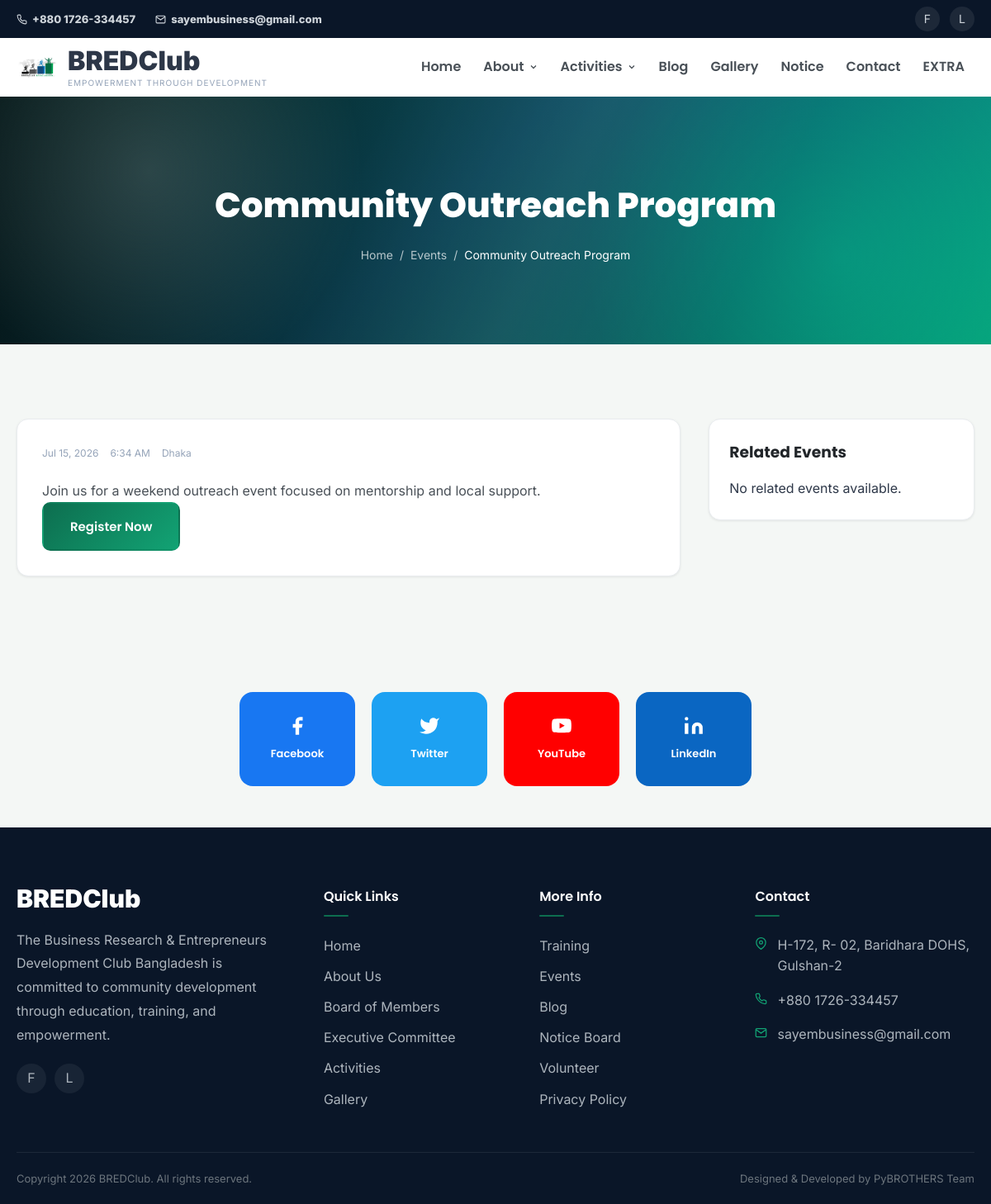
Page /events/community-outreach-program/ on the committed database.
### basic_app/models.py (models this page shows, shortened)
class BaseContentModel(models.Model):
    status = models.CharField(
        max_length=20,
        choices=PublishStatus.choices,
        default=PublishStatus.PUBLISHED,
    )
    ordering = models.PositiveIntegerField(default=0, db_index=True)
    created_at = models.DateTimeField(auto_now_add=True)
    updated_at = models.DateTimeField(auto_now=True)
    class Meta:
        abstract = True
        ordering = ("ordering", "-created_at")

class SEOMixin(models.Model):
    meta_title = models.CharField(max_length=160, blank=True)
    meta_description = models.CharField(max_length=255, blank=True)
    keywords = models.CharField(max_length=255, blank=True)
    og_image = models.ImageField(
        upload_to="seo/",
        blank=True,
        null=True,
        validators=[FileExtensionValidator(allowed_extensions=IMAGE_EXTENSIONS)],
    )
    class Meta:
        abstract = True
    def get_meta_title(self):
        return self.meta_title or str(self)
    def get_meta_description(self):
        if self.meta_description:
            return self.meta_description
        for field_name in ("summary", "short_description", "excerpt", "description", "content"):
            value = getattr(self, field_name, "")
            if value:
                return " ".join(str(value).split())[:155]
        return ""

class SiteSettings(BaseContentModel, SEOMixin):
    site_name = models.CharField(max_length=120, default="BREDClub")
    tagline = models.CharField(
        max_length=180,
        default="Empowerment Through Development",
    )
    logo = models.ImageField(
        upload_to="site/",
        blank=True,
        null=True,
        validators=[FileExtensionValidator(allowed_extensions=IMAGE_EXTENSIONS)],
    )
    favicon = models.ImageField(
        upload_to="site/",
        blank=True,
        null=True,
        validators=[FileExtensionValidator(allowed_extensions=IMAGE_EXTENSIONS)],
    )
    footer_about = models.TextField(blank=True)
    address = models.TextField(blank=True)
    phone_primary = models.CharField(max_length=30, blank=True)
    phone_secondary = models.CharField(max_length=30, blank=True)
    email_primary = models.EmailField(blank=True)
    email_secondary = models.EmailField(blank=True)
    office_hours = models.CharField(max_length=180, blank=True)
    google_map_embed = models.TextField(blank=True)
    copyright_text = models.CharField(max_length=180, blank=True)
    developed_by = models.CharField(max_length=120, blank=True)
    class Meta(BaseContentModel.Meta):
        verbose_name = "Site Setting"
        verbose_name_plural = "Site Settings"
    @classmethod
    def load(cls):
        return cls.objects.filter(status=PublishStatus.PUBLISHED).order_by("ordering", "-updated_at").first()

class SocialLink(BaseContentModel):
    platform = models.CharField(max_length=80)
    url = models.URLField()
    icon_name = models.CharField(max_length=80, blank=True)
    class Meta(BaseContentModel.Meta):
        verbose_name = "Social Link"
        verbose_name_plural = "Social Links"

class Event(BaseContentModel, SEOMixin):
    title = models.CharField(max_length=180)
    slug = models.SlugField(max_length=200, unique=True, blank=True)
    description = models.TextField()
    date = models.DateField()
    time = models.TimeField(blank=True, null=True)
    location = models.CharField(max_length=180)
    poster = models.ImageField(
        upload_to="events/",
        blank=True,
        null=True,
        validators=[FileExtensionValidator(allowed_extensions=IMAGE_EXTENSIONS)],
    )
    registration_link = models.URLField(blank=True)
    is_featured = models.BooleanField(default=False)
    class Meta(BaseContentModel.Meta):
        ordering = ("date", "time", "ordering")
        verbose_name = "Event"
        verbose_name_plural = "Events"
    def __str__(self):
        return self.title

### basic_app/views.py (the view)
# urls.py: path('events/<slug:slug>/', views.event_detail, name='event_detail'),
def event_detail(request, slug):
    event = get_object_or_404(published(Event), slug=slug)
    related_events = (
        published(Event)
        .exclude(pk=event.pk)
        .filter(date__gte=timezone.localdate())
        .order_by("date", "time")[:3]
    )
    context = {
        **base_meta(event.get_meta_title(), event.get_meta_description(), event.keywords),
        "event": event,
        "related_events": related_events,
    }
    return render(request, "home/event_detail.html", context)

### basic_app/context_processors.py (called while the page is built)
def global_site_context(request):
    site_settings = SiteSettings.load() or SiteSettings()
    organization_info = OrganizationInformation.load() or OrganizationInformation()
    social_links = SocialLink.objects.filter(status=PublishStatus.PUBLISHED).order_by("ordering", "platform")
    return {
        "site_settings": site_settings,
        "organization_info": organization_info,
        "social_links": social_links,
        "canonical_url": request.build_absolute_uri(request.path),
    }

### basic_app/models.py (called while the page is built)
    @classmethod
    def load(cls):
        return cls.objects.filter(status=PublishStatus.PUBLISHED).order_by("ordering", "-updated_at").first()

### basic_app/views.py (called while the page is built)
def published(model):
    return model.objects.filter(status=PublishStatus.PUBLISHED)

def base_meta(title, description=DEFAULT_META_DESCRIPTION, keywords=""):
    return {
        "meta_title": title,
        "meta_description": description,
        "meta_keywords": keywords,
    }

### basic_app/templates/home/event_detail.html (shortened to what this page needs)
{% extends 'base.html' %}
{% block content %}
<section class="page-banner">
    <div class="page-banner-overlay"></div>
    <div class="page-banner-content">
        <h1 class="page-banner-title">{{ event.title }}</h1>
        <nav class="breadcrumb"><a href="{% url 'home:index' %}">Home</a><span>/</span><a href="{% url 'home:events' %}">Events</a><span>/</span><span>{{ event.title }}</span></nav>
    </div>
</section>
<section class="section">
    <div class="container detail-layout">
        <article class="detail-content">
            <div class="event-meta detail-meta"><span>{{ event.date|date:"M d, Y" }}</span><span>{{ event.time|time:"g:i A"|default:'Time TBA' }}</span><span>{{ event.location }}</span></div>
            {{ event.description|linebreaks }}
            {% if event.registration_link %}<a href="{{ event.registration_link }}" class="btn btn-primary" target="_blank" rel="noopener">Register Now</a>{% endif %}
        </article>
        <aside class="detail-sidebar">
            <h3>Related Events</h3>
            {% for item in related_events %}
                <a href="{{ item.get_absolute_url }}" class="sidebar-link">{{ item.title }}<span>{{ item.date|date:"M d, Y" }}</span></a>
            {% empty %}
                <p>No related events available.</p>
            {% endfor %}
        </aside>
    </div>
</section>
{% endblock %}

### basic_app/templates/includes/topbar.html (shortened to what this page needs)
<div class="topbar" id="topbar">
    <div class="container">
        <div class="topbar-inner">
            <div class="topbar-left">
                <a href="tel:{{ site_settings.phone_primary|default:'+8801700000000' }}" class="topbar-link">
                    <span class="topbar-contact">{{ site_settings.phone_primary|default:'+880 1700-000000' }}</span>
                </a>
                <a href="mailto:{{ site_settings.email_primary|default:'info@bredclub.org' }}" class="topbar-link">
                    <svg width="13" height="13" viewBox="0 0 24 24" fill="none" stroke="currentColor" stroke-width="2"><path d="M4 4h16c1.1 0 2 .9 2 2v12c0 1.1-.9 2-2 2H4c-1.1 0-2-.9-2-2V6c0-1.1.9-2 2-2z"/><polyline points="22,6 12,13 2,6"/></svg>
                    <span class="topbar-contact">{{ site_settings.email_primary|default:'info@bredclub.org' }}</span>
                </a>
            </div>
            <div class="topbar-right">
                {% for link in social_links %}
                    <a href="{{ link.url }}" class="topbar-social" aria-label="{{ link.platform }}" target="_blank" rel="noopener">{{ link.platform|slice:":1" }}</a>
                {% endfor %}
            </div>
        </div>
    </div>
</div>

### basic_app/templates/includes/navbar.html (shortened to what this page needs)
{% load static %}
<header class="navbar" id="navbar">
  <div class="container">
    <div class="navbar-inner">
      <a href="{% url 'home:index' %}" class="navbar-logo">
        <span class="brand-mark">
          <img src="{% if site_settings.logo %}{{ site_settings.logo.url }}{% else %}{% static 'icons/logo.jpg' %}{% endif %}" alt="Logo" width="50" />
        </span>
        <span class="logo-content">
          <span class="logo-text">
            {{ site_settings.site_name|default:'BRED' }}{% if not site_settings %}<span class="logo-accent">Club</span>{% endif %}
          </span>
          <span class="logo-tagline"> {{ site_settings.tagline|default:'Empowerment Through Development' }} </span>
        </span>
      </a>
      <nav class="nav-menu" id="navMenu">
        <ul class="nav-list">
          <li>
            <a
              href="{% url 'home:index' %}"
              class="nav-link {% if request.resolver_match.url_name == 'index' %}active{% endif %}"
              >Home</a
            >
          </li>
          <li class="nav-dropdown">
            <a
              href="{% url 'home:about' %}"
              class="nav-link {% if request.resolver_match.url_name == 'about' or request.resolver_match.url_name == 'board_members' or request.resolver_match.url_name == 'executive_committee' %}active{% endif %}"
              >About
              <svg
                width="12"
                height="12"
                viewBox="0 0 24 24"
                fill="none"
                stroke="currentColor"
                stroke-width="2.5"
              >
                <polyline points="6 9 12 15 18 9" /></svg
            ></a>
          </li>
          <li class="nav-dropdown">
            <a
              href="{% url 'home:activities' %}"
              class="nav-link "
              >Activities
              <svg
                width="12"
                height="12"
                viewBox="0 0 24 24"
                fill="none"
                stroke="currentColor"
                stroke-width="2.5"
              >
                <polyline points="6 9 12 15 18 9" /></svg
            ></a>
          </li>
          <li>
            <a
              href="{% url 'home:blog' %}"
              class="nav-link {% if request.resolver_match.url_name == 'blog' %}active{% endif %}"
              >Blog</a
            >
          </li>
          <li>
            <a
              href="{% url 'home:gallery' %}"
              class="nav-link {% if request.resolver_match.url_name == 'gallery' %}active{% endif %}"
              >Gallery</a
            >
          </li>
          <li>
            <a
              href="{% url 'home:notice' %}"
              class="nav-link {% if request.resolver_match.url_name == 'notice' %}active{% endif %}"
              >Notice</a
            >
          </li>
          <li>
            <a
              href="{% url 'home:contact' %}"
              class="nav-link {% if request.resolver_match.url_name == 'contact' %}active{% endif %}"
              >Contact</a
            >
          </li>
          <li>
            <a
              href="{% url 'home:ext' %}"
              class="nav-link {% if request.resolver_match.url_name == 'ext' %}active{% endif %}"
              >EXTRA</a
            >
          </li>
        </ul>
      </nav>
    </div>
  </div>
</header>

### basic_app/templates/includes/footer.html (shortened to what this page needs)
<footer class="footer" id="footerContact">
    <div class="container">
        <div class="footer-grid">
            <div class="footer-col">
                <a href="{% url 'home:index' %}" class="footer-logo"><span class="logo-text">{{ site_settings.site_name|default:'BREDClub' }}</span></a>
                <p class="footer-about">{{ site_settings.footer_about|default:'The Business Research & Entrepreneurs Development Club Bangladesh - committed to community development through education, training, and empowerment.' }}</p>
                <div class="footer-social">
                    {% for link in social_links %}
                        <a href="{{ link.url }}" aria-label="{{ link.platform }}" target="_blank" rel="noopener">{{ link.platform|slice:":1" }}</a>
                    {% endfor %}
                </div>
            </div>
            <div class="footer-col">
                <h3 class="footer-heading">Quick Links</h3>
                <ul class="footer-links">
                    <li><a href="{% url 'home:index' %}">Home</a></li>
                    <li><a href="{% url 'home:about' %}">About Us</a></li>
                    <li><a href="{% url 'home:board_members' %}">Board of Members</a></li>
                    <li><a href="{% url 'home:executive_committee' %}">Executive Committee</a></li>
                    <li><a href="{% url 'home:activities' %}">Activities</a></li>
                    <li><a href="{% url 'home:gallery' %}">Gallery</a></li>
                </ul>
            </div>
            <div class="footer-col">
                <h3 class="footer-heading">More Info</h3>
                <ul class="footer-links">
                    <li><a href="{% url 'home:training' %}">Training</a></li>
                    <li><a href="{% url 'home:events' %}">Events</a></li>
                    <li><a href="{% url 'home:blog' %}">Blog</a></li>
                    <li><a href="{% url 'home:notice' %}">Notice Board</a></li>
                    <li><a href="{% url 'home:volunteer' %}">Volunteer</a></li>
                    <li><a href="#">Privacy Policy</a></li>
                </ul>
            </div>
            <div class="footer-col">
                <h3 class="footer-heading">Contact</h3>
                <ul class="footer-contact">
                    <li><svg width="15" height="15" viewBox="0 0 24 24" fill="none" stroke="currentColor" stroke-width="2"><path d="M21 10c0 7-9 13-9 13s-9-6-9-13a9 9 0 0118 0z"/><circle cx="12" cy="10" r="3"/></svg><span>{{ site_settings.address|default:'Dhanmondi, Dhaka-1205, Bangladesh'|linebreaksbr }}</span></li>
                    <li><span>{{ site_settings.phone_primary|default:'+880 1700-000000' }}</span></li>
                    <li><svg width="15" height="15" viewBox="0 0 24 24" fill="none" stroke="currentColor" stroke-width="2"><path d="M4 4h16c1.1 0 2 .9 2 2v12c0 1.1-.9 2-2 2H4c-1.1 0-2-.9-2-2V6c0-1.1.9-2 2-2z"/><polyline points="22,6 12,13 2,6"/></svg><span>{{ site_settings.email_primary|default:'info@bredclub.org' }}</span></li>
                </ul>
            </div>
        </div>
        <div class="footer-bottom">
            <p>{{ site_settings.copyright_text|default:'Copyright 2026 BREDClub. All rights reserved.' }}</p>
            <p>{{ site_settings.developed_by|default:'Designed & Developed by PyBROTHERS Team' }}</p>
        </div>
    </div>
</footer>

### rows in the picture
SiteSettings: phone_primary "+880 1726-334457", email_primary "sayembusiness@gmail.com", site_name "BREDClub", tagline "EMPOWERMENT THROUGH DEVELOPMENT", footer_about "The Business Research & Entrepreneurs Development Club Bangladesh is committed to community development through education, training, and empowerment.", address "H-172, R- 02, Baridhara DOHS, Gulshan-2", copyright_text "Copyright 2026 BREDClub. All rights reserved.", developed_by "Designed & Developed by PyBROTHERS Team"
SocialLink: platform "F"
SocialLink: platform "L"
Event: title "Community Outreach Program", date "Jul 15, 2026", time "6:34 AM", location "Dhaka", description "Join us for a weekend outreach event focused on mentorship and local support."
